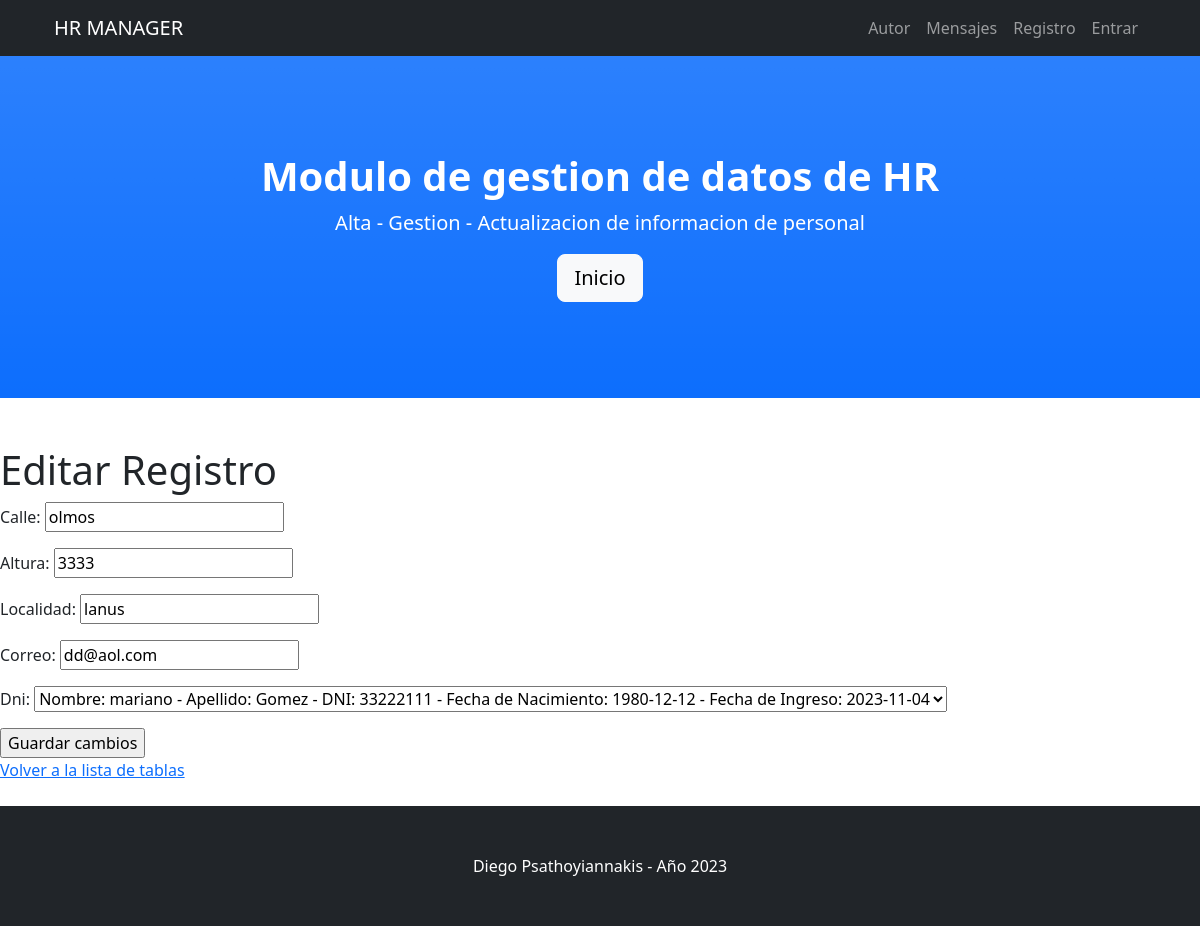
Page /FirstApp/editar_registro/4/ on the committed database.
### FirstApp/models.py (models this page shows, shortened)
class Hoja2(models.Model):
    calle = models.CharField(max_length=40)
    altura = models.IntegerField()
    localidad = models.CharField(max_length=40)
    correo = models.EmailField(max_length=40)
    dni = models.ForeignKey(Hoja1, on_delete=models.CASCADE, to_field='dni')

class Hoja1(models.Model):
    nombre = models.CharField(max_length=40)
    apellido = models.CharField(max_length=40)
    dni = models.IntegerField(unique=True)
    nacimiento = models.DateField()
    ingreso = models.DateField()
    def __str__(self):
            return f"Nombre: {self.nombre} - Apellido: {self.apellido} - DNI: {self.dni} -  Fecha de Nacimiento: {self.nacimiento} - Fecha de Ingreso: {self.ingreso}"

### FirstApp/views.py (the view)
# urls.py: path('editar_registro/<int:registro_id>/', views.editar_registro_hoja2, name='editar_registro'),
def editar_registro_hoja2(request, registro_id):
    hoja2_registro = Hoja2.objects.get(id=registro_id)
    if request.method == 'POST':
        form = Hoja2Form(request.POST, instance=hoja2_registro)
        if form.is_valid():
            form.save()
            return redirect('ver_tablas')
    else:
        form = Hoja2Form(instance=hoja2_registro)
    return render(request, 'FirstApp/editar_registro.html', {
        'form': form,
        'model_name': 'Hoja2',
    })

### FirstApp/forms.py
class Hoja2Form(ModelForm):
    class Meta:
        model = Hoja2
        fields = ['calle', 'altura', 'localidad', 'correo', 'dni']

### FirstApp/templates/FirstApp/editar_registro.html (shortened to what this page needs)
{% extends 'FirstApp/home.html' %}
{% block content %}
<br>
<br>
<h1>Editar Registro</h1>
    <form method='POST'>
        {{ form.as_p }}
        <input type="submit" value="Guardar cambios">
    </form>
    <a href="{% url 'ver_tablas' %}">Volver a la lista de tablas</a>
<br>
<br>
{% endblock %}

### rows in the picture
Hoja2: calle "olmos", altura "3333", localidad "lanus", correo "dd@aol.com"
Hoja1: dni "Nombre: mariano - Apellido: Gomez - DNI: 33222111 - Fecha de Nacimiento: 1980-12-12 - Fecha de Ingreso: 2023-11-04"
